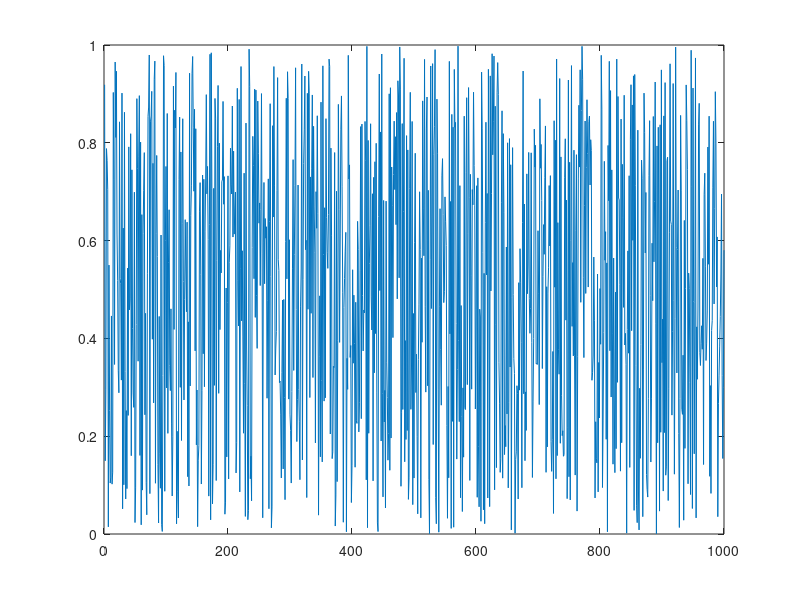
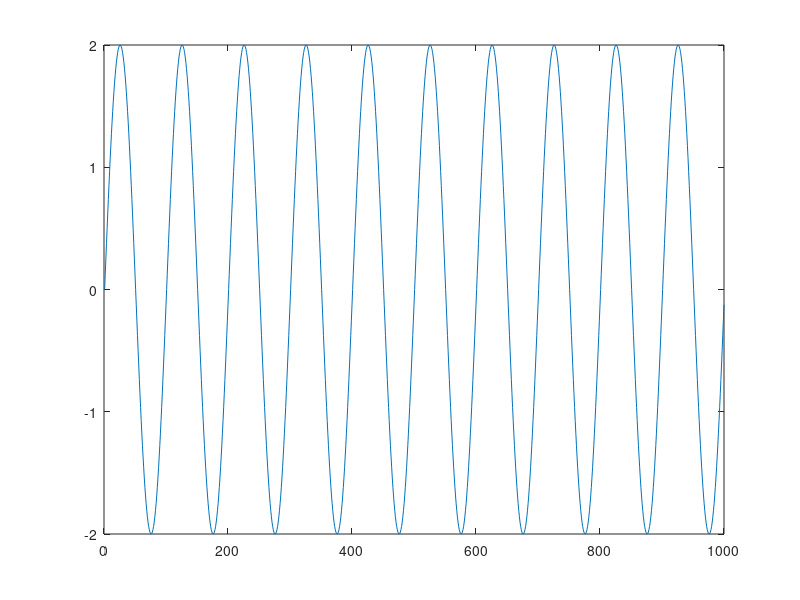
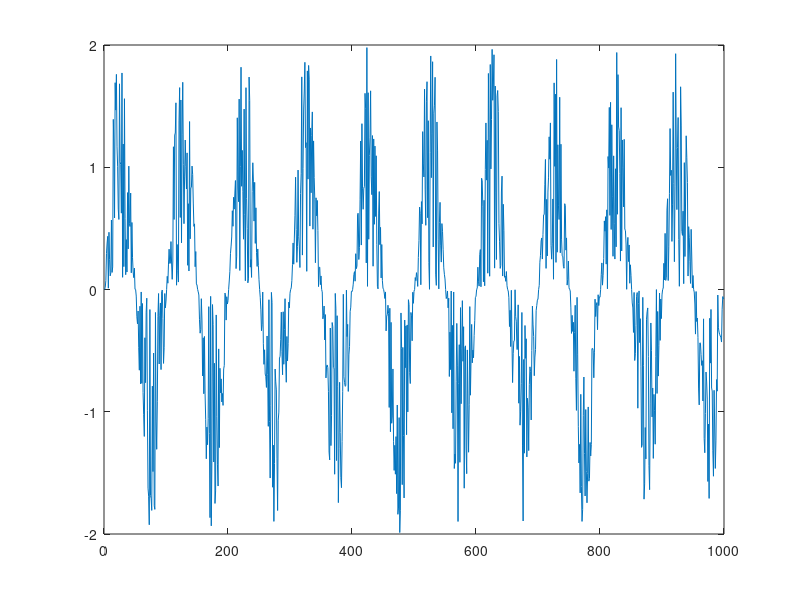
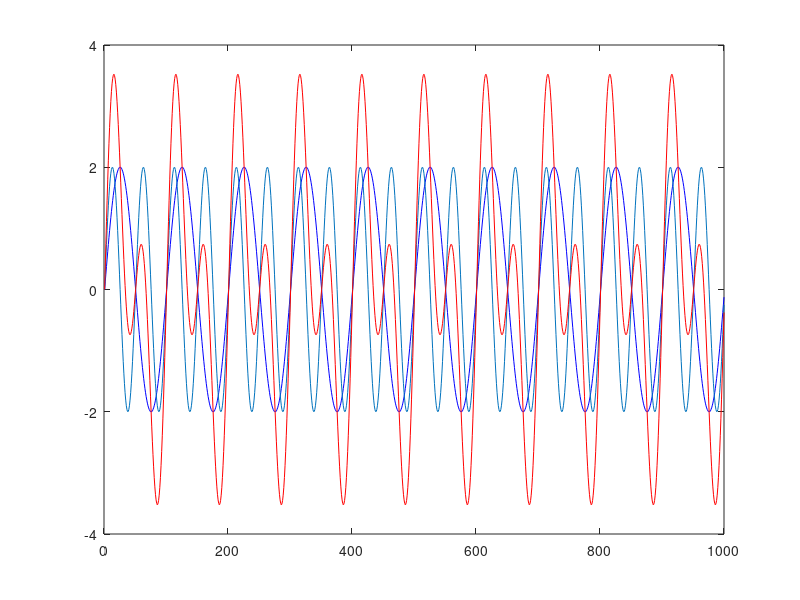

Recreate these plots in MATLAB, in order. (Note: this script raises an error after producing the figures.)
% Some useful basic signal processing techniques without using SP tool in Matlab.
%DOT PRODUCT
%TIME DOMAIN CONVULUTION
%DISCRETE FOURIER TRANSFORM
%SHORT-TIME FOURIER TRANSFORM
%TAPERING AND MULTI-TAPERING
%FREQUENCY DOMAIN CONVOLUTION
%CONVOLITION AS A FILTER
%MORLET WAVELET
%COMPLEX WAVELET
%WAVELET CONVOLUTION
%
%
%
%                                  Authored by , Apdullah Yayık 2017


%% Dot product
len=1000;
frequency=50;
time = (0: len-1)/len; 

signal=rand(1, len);
figure, plot(signal)

sine_wave =2*sin(2*pi* 10 *time + 0);
figure, plot(sine_wave)

signaldotkernel=signal.*sine_wave;
figure, plot(signaldotkernel);

%% Sum of Sine Waves

len=1000;
time = (0: len-1)/len; 
sinwave1=2*sin(2*pi* 10 *time + 0);
sinwave2=2*sin(2*pi* 20 *time + 0);
sumofsinwaves =2*sin(2*pi* 10 *time + 0)+2*sin(2*pi* 20 *time + 0);
figure, plot(sinwave1, 'b'), hold on, plot(sinwave2, ''), hold on,  plot(sumofsinwaves,'r'), 

%% Convolution Time Domain
% sinyal üzerinde kernel i gezdirerek dot product yap

load('inputData.mat')
signal=inputData(1,:); % 1 electrode EEG data
%  zeroadd=zeros(1, 50);
%  signazeroadded=[signal zeroadd];
kernel1=(50:-1:1)./50;
kernel2=hann(50)';
c=zeros(1, 2500); 
for i=1:2500
c(i)=sum(signal(i:i+49).*kernel2);
end

figure, plot(signal)
hold on, plot(c, 'r-')

 % Build-in Function
close all,
c2=conv(signal, kernel2);

figure, plot(signal)
hold on, plot(c, 'r-')

%% Convolution Freq Domain
% fourier of signal * fourier of kernel (point by point)

% Fourier of signal 
close all; clear all; clc
load('inputData.mat')
data = inputData(1,:); 
N = length(data); 
Fs=1000;
f = Fs/2*linspace(0,1,N/2+1);

% initialize Fourier coefficients
fourierofSignal = zeros(size(data));
time = (0:N-1)/N; % time starts at 0; dividing by N normalizes to 1

% Fourier transform
for fi=1:N
% create sine wave

% sine_wave =2*sin(2*pi* (fi-1) *time + 0);
sine_wave = exp(-1i*2*pi*(fi-1).*time);
% compute dot product between sine wave and data
fourierofSignal(fi) = sum(sine_wave.*data);
end

% Fourier of kernel
data = hann(50)';
N = length(data); 
Fs=1000;
f = Fs/2*linspace(0,1,N/2+1);

% initialize Fourier coefficients
fourierofKernel = zeros(size(data));
time = (0:N-1)/N; % time starts at 0; dividing by N normalizes to 1

% Fourier transform
for fi=1:N
% create sine wave

% sine_wave =2*sin(2*pi* (fi-1) *time + 0);
sine_wave = exp(-1i*2*pi*(fi-1).*time);
% compute dot product between sine wave and data
fourierofKernel(fi) = sum(sine_wave.*data);
end


convFreqDomain=fourierofSignal.*fourierofKernel;

%% Concolution as Filter
lenSin=1000;
timeSin = (0: lenSin-1)/lenSin; 
srate=15;
timeGaus=-2:1/srate: 2;
freqSin=20;
freqGaus=15;
s=6/(2*pi*freqGaus); %s=n/2*pi*f   (The standard deviation of the Gaussian)


sinwave=sin(2*pi* freqSin *timeSin + 0);
gausswave=exp(-(timeGaus.^2)/(2*s^2)); 
figure, plot(gausswave),figure, plot(sinwave)
c=zeros(1, 1000); 
for i=1:939
c(i)=sum(sinwave(i:i+60).*gausswave);
end
figure, plot(sinwave)
hold on, plot(c, 'r-')

%% Fourier transform
%Real EEG data

% sinyal ile ayný zaman uzunluðunda N (sinyalin uzunluðu) tane farklý
% frekans da (1: N freq) sinüs  sinyali yap ve sinyal ile dot product yap.
% Örneðin 5 hz ile dot product sonucu sþnyaldeki 5Hz lik sinyalin genliðini
% verir.
close all; clear all; clc
load('inputData.mat')
data = inputData(1,:); 
N = length(data); 
Fs=1000;
f = Fs/2*linspace(0,1,N/2+1);

% initialize Fourier coefficients
fourier = zeros(size(data));
time = (0:N-1)/N; % time starts at 0; dividing by N normalizes to 1

% Fourier transform
for fi=1:N
% create sine wave

% sine_wave =2*sin(2*pi* (fi-1) *time + 0);
sine_wave = exp(-1i*2*pi*(fi-1).*time);
% compute dot product between sine wave and data
fourier(fi) = sum(sine_wave.*data);
end

figure, plot(f,2*abs(fourier(1:N/2+1)))
xlabel('Frequency (Hz)')
ylabel('Power Spectrum')


% Generated Sum of sine waves
len=1000;
time = (0: len-1)/len; 
data =2*sin(2*pi* 10 *time + 0)+2*sin(2*pi* 30 *time + 0)+2*sin(2*pi* 20 *time + 0);
figure, plot(data);

N = length(data); 
Fs=200;
f = Fs/2*linspace(0,1,N/2+1);

% initialize Fourier coefficients
fourier = zeros(size(data));
time = (0:N-1)/N; % time starts at 0; dividing by N normalizes to 1

% Fourier transform
for fi=1:N
% create sine wave
 sine_wave =2*sin(2*pi* (fi-1) *time + 0);
% sine_wave = exp(-1i*2*pi*(fi-1).*time);
% compute dot product between sine wave and data
fourier(fi) = sum(sine_wave.*data);
end

figure, plot(abs(fourier (1:50))/N);
xlabel('Frequency (Hz)')
ylabel('Power Spectrum')

%% Inverse Fourier Transform
len=1000;
time = (0: len-1)/len; 
Data = zeros(size(fourier));

for fi=1:len
% create sine wave
 sine_wave =2*sin(2*pi* (fi-1) *time + 0);
% sine_wave = exp(-1i*2*pi*(fi-1).*time);
% compute dot product between sine wave and data
Data(fi,:) = sine_wave*fourier(fi);
end
temporalSignal=mean(Data);
plot(temporalSignal);

 %% Morlet Wavelet
 % sinwave ile gauss wave in point by point çarpýmý
 % s arttýkça gausswave de bell tombullaþýr. Morlet ise sinus a daha çok
 % benzemeye baþlar.
 % a arttýkça gauss un geniþliði artar bu da wavelet in cycle sayýsýný arttýrýr. Bu durum da wavele tin power
 % spectrum da daha keskin frekans bilgisini verir. (freq precision) 
 % This is the parameter that controls the Heisenberg uncertainty principle applied to time-frequency analysis:
 
 % gauss ve sin wave lerin frekanslarýnýn  ayný olmasý gerekir. (peak frequency)
 
 
% srate=100;
%  time=-2:1/srate: 2;
time=linspace(-1,1,100);

sinwave=sin(2*pi* 10 *time + 0);

s=6/(2*pi*10); %s=n/2*pi*f   (The standard deviation of the Gaussian)

gausswave=exp(-(time.^2)/(2*s^2)); 
close all,
plot(gausswave)
figure, plot(sinwave)

morlet=sinwave.*gausswave;
figure, plot(morlet);


%% Morlet Conv as filter
%sinyal ile morlet in convolution ý (conv: sinyal üzerinde kernel i gezdirerek dot product yap)
% wavelet in peak frequency cevresi filtrelenir. (Örn: peak freq: 6Hz ise 4-8 Hz arasý band pass filter gibi)

load ('inputData.mat');
c2=conv(inputData(1,:), morlet);
figure, plot(inputData(1,:)), hold on, plot(c2, 'r');


%% Complex Numbers and Euler's Formula
a=4-8*i;
M=sqrt(4^2+(8)^2)
theta=atan(-8/4)

imageryPart=M*sin(theta);
realPart=M*cos(theta);

M*(cos(theta)+i*sin(theta)) % sin and cos 
M*exp(i*theta) % eular 

%% Complex Morlet
%complex sinus dalgasý (exp(i*2*pi*f*t) ile gauss dalgasýnýn point by point çarpýmý


srate=750;
time=-2:1/srate: 2; time=time(1:3000);
 s=6/(2*pi*10); %s=n/2*pi*f   (The standard deviation of the Gaussian)
A=1/sqrt((s*sqrt(pi))); % frequency band-specific scaling factor.

 %complex sinwave
complexsinwave=exp(i*2*pi*10*time);  % theta=2*pi*f*time (eular' formula)
figure, plot(complexsinwave)

%gauss wave
gausswave=exp(-(time.^2)/(2*s^2)); 
figure, plot(gausswave)

%complex wavelet
complexmorlet=A*(gausswave.*complexsinwave);


%Dot product with data
%fourier gibi 

load('inputData.mat')
data = inputData(1,:); 
N = length(data); 

f =1:Fs/2+1;


% initialize Fourier coefficients
morletDot = zeros(N);
gausswave=exp(-(time.^2)/(2*s^2)); 
% Fourier transform
for fi=1:length(f)

complexsinwave=exp(i*2*pi*(fi-1)*time);
complexmorlet=A*(gausswave.*complexsinwave);
% compute dot product between sine wave and data
morletDot(fi) = sum(complexmorlet.*data);
end

figure, plot(f,abs(morletDot).^2)  % 13.7 D2
xlabel('Time')
ylabel('Frequency')

%% Hilbert Transform
close all
len=1000;
time = (0: len-1)/len; 
cosinwave=cos(2*pi* 10 *time + 0);
figure, plot(cosinwave)
h=hilbert(cosinwave);

himag=imag(h);

hold on, plot(himag, 'r') % 90 derece döndürülmüþ cosinus dalgasý=sinus dalgasý

%% Short-Time Fourier Transform
%Real EEG data
close all; clear all; clc
load('inputData.mat')
data = inputData(1,:); 
data=data(1:250);
H=hann(250);
dataHann=data.*H';
% see removed edge artifact
figure, plot(data), hold on, plot(dataHann, 'r')

N = length(dataHann); 
Fs=250;
f = Fs/2*linspace(0,1,N/2+1);

% initialize Fourier coefficients
fourier = zeros(size(data));
time = (0:N-1)/N; % time starts at 0; dividing by N normalizes to 1

% Fourier transform
for fi=1:N
% create sine wave

% sine_wave =2*sin(2*pi* (fi-1) *time + 0);
sine_wave = exp(-1i*2*pi*(fi-1).*time);
% compute dot product between sine wave and data
fourier(fi) = sum(sine_wave.*dataHann);
end

figure, plot(f,2*abs(fourier(1:N/2+1)))
xlabel('Frequency (Hz)')
ylabel('Power Spectrum')
